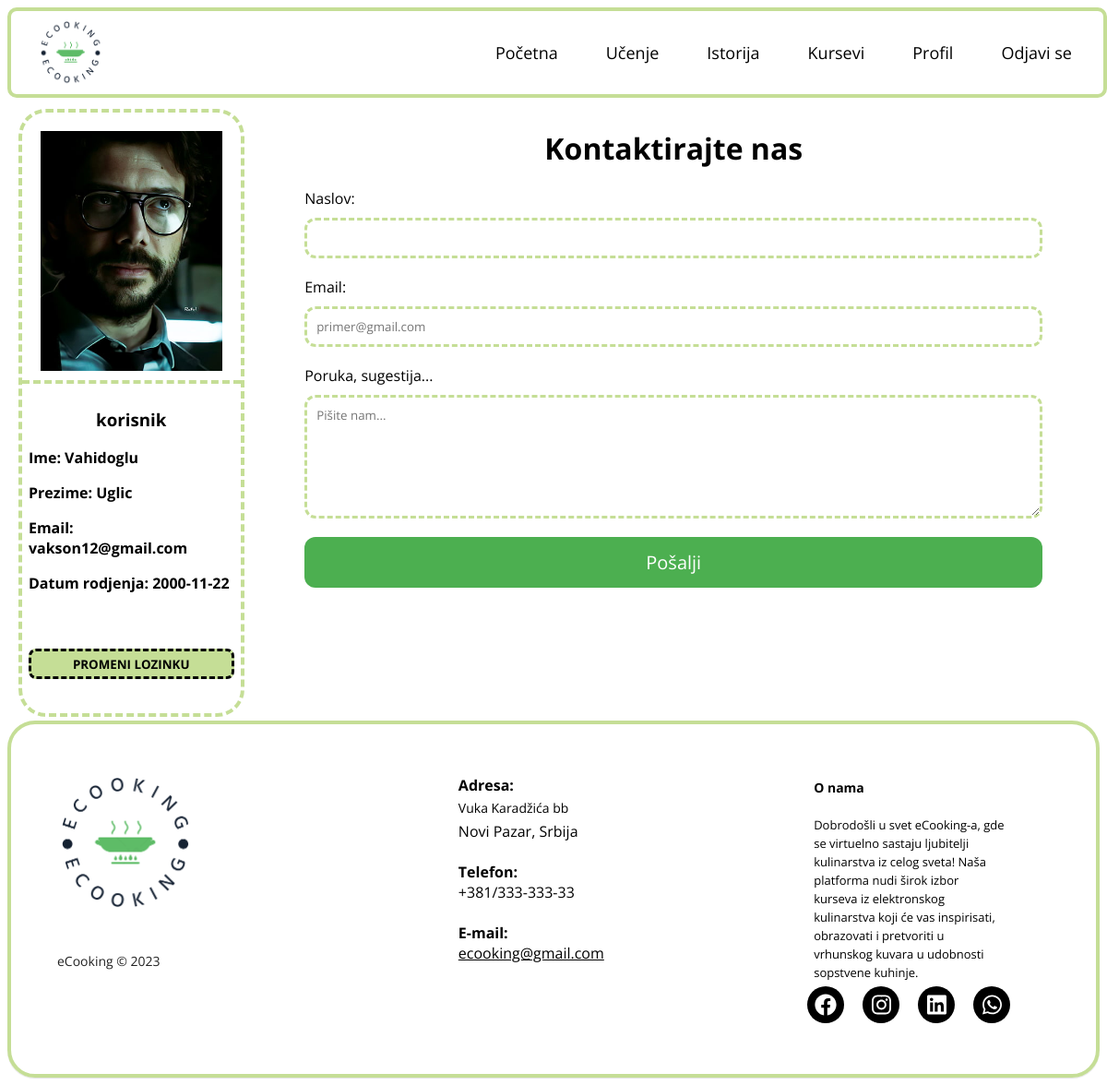
Page /Pages/User/UserProfile.php (signed in) on the committed database.
### tables this page shows
CREATE TABLE `korisnik` (
  `Id` int(255) NOT NULL,
  `Name` varchar(255) NOT NULL,
  `LastName` varchar(255) NOT NULL,
  `DateOfBirth` date NOT NULL,
  `PlaceOfBirth` varchar(255) NOT NULL,
  `Sex` tinyint(1) NOT NULL,
  `Jmbg` varchar(255) NOT NULL,
  `Country` varchar(255) NOT NULL,
  `Email` varchar(255) NOT NULL,
  `Password` varchar(255) NOT NULL,
  `UserName` varchar(255) NOT NULL,
  `Verified` tinyint(1) DEFAULT 0,
  `Mobile` varchar(255) NOT NULL,
  `Image` varchar(255) NOT NULL,
  `Code` varchar(255) NOT NULL,
  `Accepted` tinyint(1) NOT NULL DEFAULT 0
);

### Functions/globalFuncs.php (called while the page is built, shortened)
<?php
function GetUserByID($username, $con)
{
    $sql = "SELECT * FROM korisnik WHERE UserName='$username' OR Email='$username' ";
    $result = $con->query($sql);
    if ($result->num_rows > 0) {
        $User = $result->fetch_assoc();
        $data = new Response();
        $data->set_tip("korisnik");
        $data->set_user($User);
        return $data;
    }
    return 0;
}

### Shared/CustomResponse.php (called while the page is built, shortened)
<?php
class Response
    {
        function set_user($user)
        {
            $this->user = $user;
        }
        function set_tip($tip)
        {
            return $this->tip = $tip;
        }
    }
?>

### Pages/User/UserProfile.php (the view, shortened to what this page needs)
<?php
include_once '../../Shared/connection.php';
include_once '../../Components/Navbar/Navbar.php';
include '../../Functions/globalFuncs.php';
include '../../Shared/CustomResponse.php';
$UserName = $_SESSION["UserName"];
$user = GetUserByID($UserName, $con);
$name = $user->user["Name"];
$lastName = $user->user["LastName"];
$email = $user->user["Email"];
$date = $user->user["DateOfBirth"];
$image = $user->user["Image"];
$tip=$_SESSION["tip"]
?>
<div class="grid-container ">
    <div class="sidebar">
        <div class="user--profile">
            <div class="user--image">
                <img src="../../Components/Registration/uploads/<?php echo $image ?>" alt=""/>
            </div>
            <div class="user--info">
                <?php
                echo "<h3> $user->tip </h3>";
                echo "<p>Ime: $name</p>";
                echo "<p>Prezime: $lastName</p>";
                echo "<p>Email: $email</p>";
                echo "<p>Datum rodjenja: $date</p>";
                ?>
                <br />
                <br />
                <a href='../../Pages/InsertPassword.php'><button title="Promenite lozinku ovde" class="promeni-lozinku">PROMENI LOZINKU</button></a>
                <br />
                <br />
            </div>
        </div>
    </div>
    <?php
    if($tip!='admin'){
    echo "<div class='contact-form'>";
    echo "<h1 class='centerTitle'>Kontaktirajte nas</h1>";
    echo " <form action='' method='POST'>";
    echo "  <label class='contact-label' >Naslov:</label>";
    echo '<input type="text" class="contact-inputs" name="title" required>';
    echo "<label class='contact-label'>Email:</label>";
    echo '<input type="email" class="contact-inputs" placeholder="primer@gmail.com "name="email" required>';
    echo "<label class='contact-label' >Poruka, sugestija...</label>";
    echo " <textarea class='contact-inputs' placeholder='Pišite nam...' name='description' rows='6' required></textarea>";
    echo "<input class='contact-button' type='submit' value='Pošalji'>";
    echo "</form>";
    echo "</div>";
    }else{
        echo"<div>";
        include './ApproveTeacher.php';
        echo"</div>";
    }
    ?>
</div>
<?php
include_once '../../Components/Footer/footer.php';
?>

### rows in the picture
korisnik: Image (picture), Name "Vahidoglu", LastName "Uglic", Email "vakson12@gmail.com", DateOfBirth "2000-11-22"

### other values in the picture
$user->tip "korisnik"
